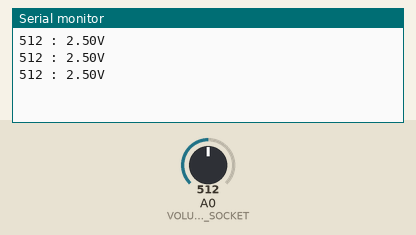
Bench run of a sketch on a simulated Arduino Uno, built with avr-gcc and run on an emulated ATmega328P. On the bench: the last lines printed to the serial monitor. Inputs (shaded band) come from the test bench; at power-on: A0 (VOLUME_SOCKET) = 512.

Above: at 1.3 s.
1.4 s: A0 (VOLUME_SOCKET) set to 716
At 1.9 s:
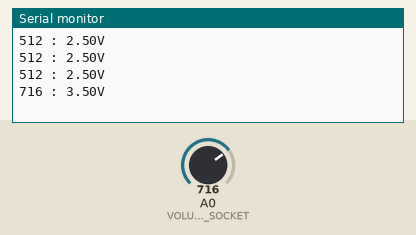
2.9 s: A0 (VOLUME_SOCKET) set to 900
At 3.4 s:
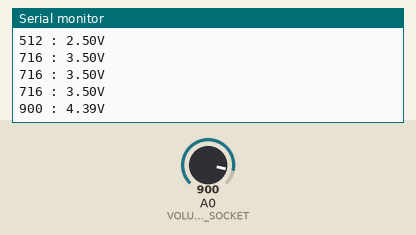
Timing chart, 0 to 5.9 s (numbered marks = the images above; inputs shaded):
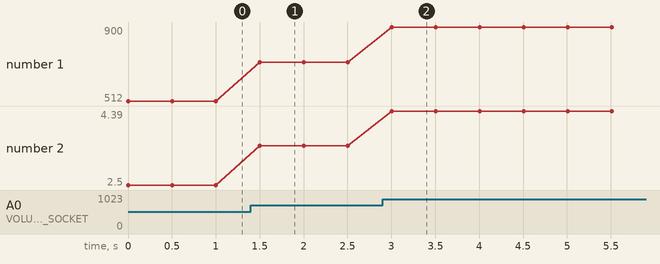

Measured:
- after the input at 1.4 s, the serial monitor: prints a new line after 0.10 s (image 1)
- after the input at 2.9 s, the serial monitor: prints a new line after 0.10 s (image 2)
- plotted number 1: 512 → 716 after the input at 1.4 s, 716 → 900 after the input at 2.9 s
- plotted number 2: 2.5 → 3.5 after the input at 1.4 s, 3.5 → 4.39 after the input at 2.9 s

The sketch:

volume.ino.ino
```cpp
int VOLUME_SOCKET = A0;

void setup() {
  // put your setup code here, to run once:
  Serial.begin(9600);
}

void loop() {
  // put your main code here, to run repeatedly:
  int analog_val;
  float input_volt;

  analog_val = analogRead(VOLUME_SOCKET);

  input_volt = float(analog_val) * (5.0 / 1024.0);

  Serial.print(analog_val);
  Serial.print(" : ");
  Serial.print(input_volt);
  Serial.println("V");

  delay(500);
}
```
